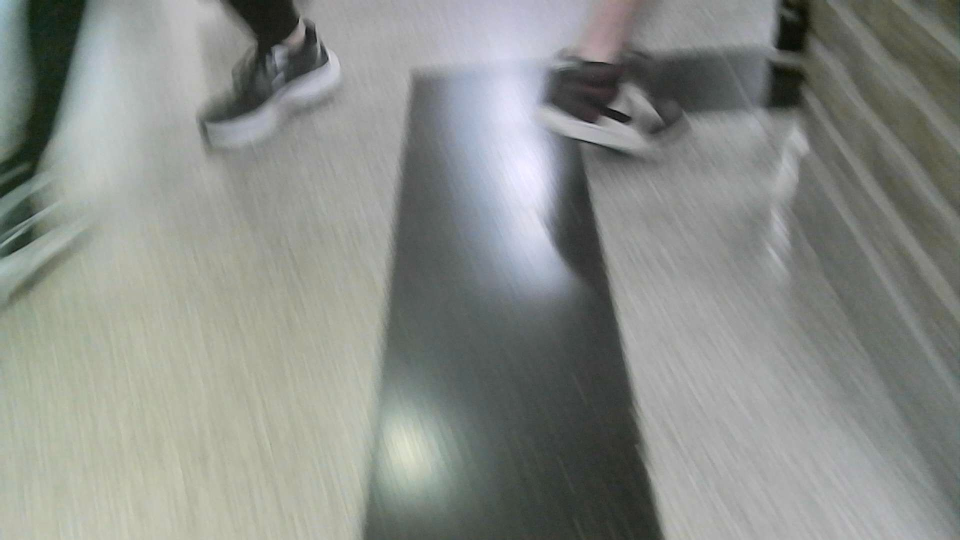
#> input picture src/computer_vision/computer/Python/autonomus driving/images/test10.jpg, 1920 x 1080 px, found by its file name (shown at 1/2 size)
$ python autonomus_driving.py
#> lines starting #> are read from the running program, lines starting #| are printed output that depends on the picture; after the words box and inside, x2 and y2 are one past the last pixel; in counts of white or black regions, pixels touching at a corner belong together; long printed decimals are rounded
import cv2 as cv
import time
import numpy as np
from matplotlib import pyplot as plt
import json
import math


def load_cam_calib_data(filepath='camCalibrationData.json'):
#> called with filepath = '../calibration/camCalibrationData.json'
    with open(filepath, 'r') as f:
#> (reads src/computer_vision/computer/Python/calibration/camCalibrationData.json from the repository)
        camCalibData = json.loads(f.read())

    global cameraMatrix
    global dist
    cameraMatrix = np.array(camCalibData['cameraMatrix'])
    dist = np.array(camCalibData['dist'])


def undistort_img(_img, _cameraMatrix, _dist):
    h,  w = _img.shape[:2]
    newCameraMatrix, roi = cv.getOptimalNewCameraMatrix(_cameraMatrix, _dist, (w,h), 1, (w,h))

    # Undistort with Remapping
    mapx, mapy = cv.initUndistortRectifyMap(_cameraMatrix, _dist, None, newCameraMatrix, (w,h), 5)
    dst = cv.remap(_img, mapx, mapy, cv.INTER_LINEAR)

    # crop the image
    x, y, w, h = roi
    dst = dst[y:y+h, x:x+w]
    return dst


load_cam_calib_data('../calibration/camCalibrationData.json')

start = time.time()

img = cv.imread('images/test10.jpg')
#> img is the input picture: shape (1080, 1920, 3); mean B, G, R 136.3, 140.9, 137.6
img = cv.cvtColor(img, cv.COLOR_BGR2RGB)
#img = undistort_img(img, cameraMatrix, dist)
img = cv.resize(img, (640, 480))
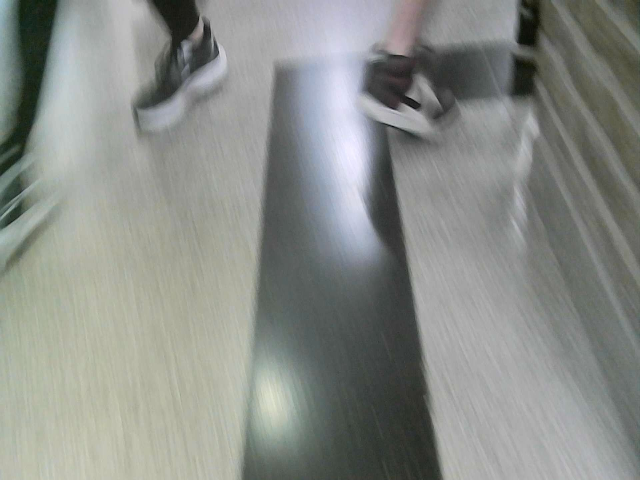
#> img: shape (480, 640, 3); mean R, G, B 137.6, 140.9, 136.3
b = img.copy()
b[:, :, 1] = 0
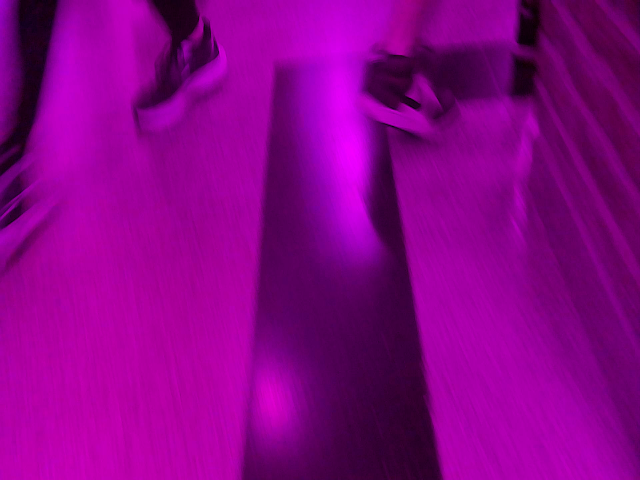
#> b: shape (480, 640, 3); mean R, G, B 137.6, 0, 136.3
b[:, :, 2] = 0
img = b
gray = cv.cvtColor(img, cv.COLOR_RGB2GRAY)
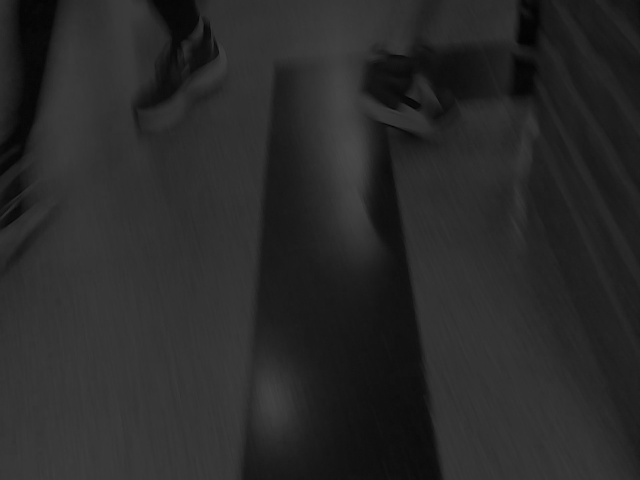
#> gray: shape (480, 640); min 1, max 73, mean 41.1
#gray = cv.GaussianBlur(gray, (9, 9), 10)

threshhold1 = 80
threshhold2 = 120
mask1 = cv.bitwise_not(cv.threshold(gray, threshhold1, threshhold2, cv.THRESH_OTSU)[1])
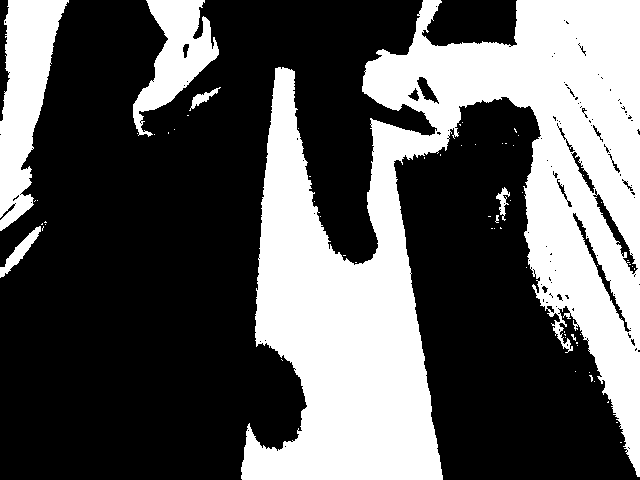
#> mask1: shape (480, 640); values 135 (black) and 255 (white), 36.1% white; 65 white regions (58 under 20 px), largest, box (x1, y1, x2, y2) and area: (241, 0, 640, 480) 96087, (0, 0, 69, 231) 8491, (133, 0, 219, 137) 5196
mask = cv.bitwise_not(cv.adaptiveThreshold(gray, threshhold1, cv.ADAPTIVE_THRESH_MEAN_C, cv.THRESH_BINARY, 25, 10))
#> mask: shape (480, 640); values 175 (black) and 255 (white), 1.2% white; 97 white regions (66 under 20 px), largest, box (x1, y1, x2, y2) and area: (25, 44, 48, 129) 295, (134, 87, 178, 128) 244, (372, 119, 422, 141) 232
mask = cv.bitwise_and(mask, mask1)
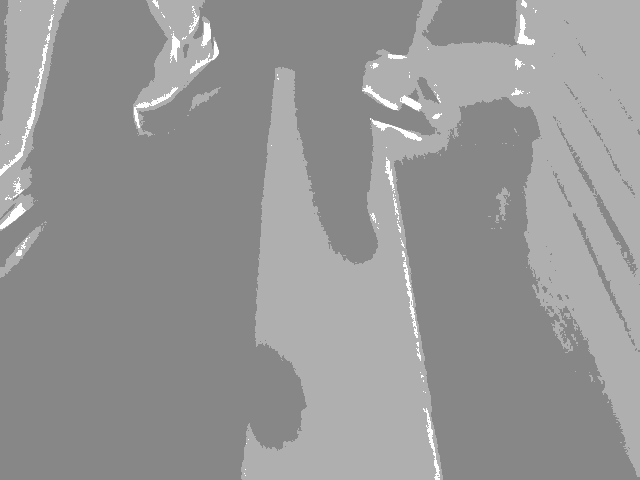
#> mask: shape (480, 640); min 135, max 255, mean 150.4
mask = cv.inRange(mask, 220, 255)

print(mask.dtype)
#| uint8
print(gray.dtype)
#| uint8
can = cv.Canny(mask, 100, 125, apertureSize=7, L2gradient=True)
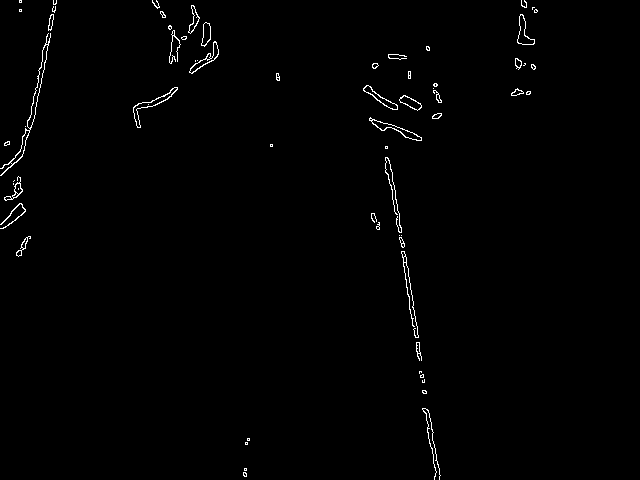
#> can: shape (480, 640); 0.9% white in thin lines or dots, all inside (x1, y1, x2, y2) = (0, 0, 538, 480)

lines = cv.HoughLines(
    can,
    1,
    np.pi/180,
    100,
    min_theta=0,
    max_theta=np.pi
)
#> lines = [[-360, 2.98], [-357, 2.98], [-363, 3], [-350, 2.97]]

lines_ = []

for line in lines:
    rho,theta = line[0]
    a = np.cos(theta)
    b = np.sin(theta)
    x0 = a * rho
    y0 = b * rho
    # x1 stores the rounded off value of (r * cos(theta) - 1000 * sin(theta))
    x1 = int(x0 + 1000 * (-b))
    # y1 stores the rounded off value of (r * sin(theta)+ 1000 * cos(theta))
    y1 = int(y0 + 1000 * (a))
    # x2 stores the rounded off value of (r * cos(theta)+ 1000 * sin(theta))
    x2 = int(x0 - 1000 * (-b))
    # y2 stores the rounded off value of (r * sin(theta)- 1000 * cos(theta))
    y2 = int(y0 - 1000 * (a))
    lines_.append([x1, y1, x2, y2, (math.atan2(y2 - y1, x2 - x1) * 180 / np.pi)])
#> this loop made 4 passes
#> (rho, theta, a, b, x0, y0, x1, y1) on passes 1 to 4: (-360, 2.98, -0.988, 0.156, 355.6, -56.32, 199, -1044), (-357, 2.98, -0.988, 0.156, 352.6, -55.85, 196, -1043), (-363, 3, -0.99, 0.139, 359.5, -50.52, 220, -1040), (-350, 2.97, -0.985, 0.174, 344.7, -60.78, 171, -1045)
#> after the loop, lines_ = [[199, -1044, 512, 931, 80.99], [196, -1043, 509, 931, 80.99], [220, -1040, 498, 939, 82], [171, -1045, 518, 924, 80.01]]

for line in lines_:
    x1, y1, x2, y2, angle = line
    print(angle)
    for line_ in lines_:
        x1_, y1_, x2_, y2_, angle_ = line_
        if 10 > abs(angle - angle_) > 0 and line != line_:
            print("Removed: ", line)
            print("diff: ", abs(angle - angle_))
            lines_.remove(line_)
            break
#> this loop made 2 passes
#| 80.995
#| Removed:  [199, -1044, 512, 931, 80.995]
#| diff:  0.004487
#| 82.004
#| Removed:  [220, -1040, 498, 939, 82.004]
#| diff:  1.009
#> after the loop, lines_ = [[220, -1040, 498, 939, 82], [171, -1045, 518, 924, 80.01]]

for line in lines_:
    x1, y1, x2, y2, angle = line
    cv.line(img, (x1, y1), (x2, y2), (0, 255, 0), 2)
    print(angle)
#> this loop made 2 passes
#| 82.004
#| 80.005
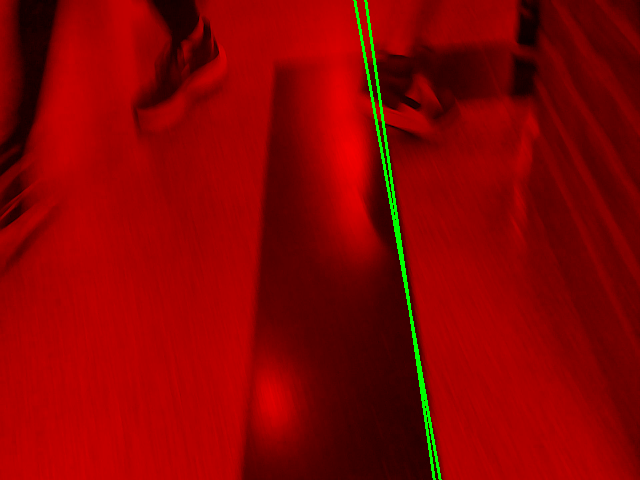
#> img: shape (480, 640, 3); mean R, G, B 136.9, 2.2, 0
print(lines.shape)
#| (4, 1, 2)
print(lines_.__len__())
#| 2

end = time.time()
totalTime = end - start
fps = 1 / totalTime
print("FPS: ", fps)
cv.imshow("image", img)
cv.waitKey(0)

titles = ['Original Image', 'Canny', 'Mask', 'gray']
images = [b, can, mask, gray]
'''
for i in range(4):
    plt.subplot(2, 2, i+1), plt.imshow(images[i], 'gray')
    plt.title(titles[i])
    plt.xticks([]), plt.yticks([])

plt.show()
'''
